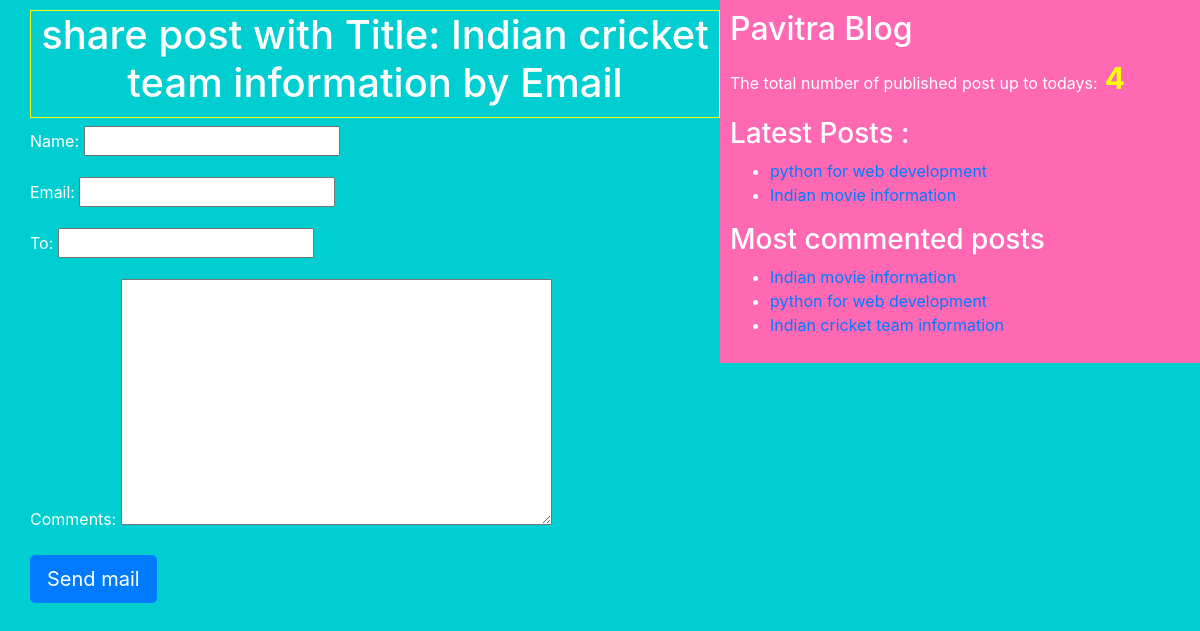
/1/share/, run on the app's committed database.
### blogapp/models.py (models this page shows, shortened)
class Post(models.Model):
	STATUS_CHOICES=(('draft','Draft'),('published','Published'))
	title = models.CharField(max_length=50)
	slug = models.SlugField(max_length=50,unique_for_date='publish')
	author=models.ForeignKey(User,related_name='blog_posts',on_delete=models.CASCADE)
	body = models.TextField()
	publish = models.DateTimeField(default=timezone.now)
	created = models.DateTimeField(auto_now_add=True)
	updated=models.DateTimeField(auto_now=True)
	status = models.CharField(max_length=50,choices=STATUS_CHOICES,default='draft')
	objects=CustomManager()
	tags=TaggableManager()
	class Meta:
		ordering=('-publish',)
	def get_absolute_url(self):
		return reverse('post_detail',args=[self.publish.year,self.publish.strftime('%m'),self.publish.strftime('%d'),self.slug])

### blogapp/views.py (the view)
# urls.py: re_path(r'^(?P<id>\d+)/share/$',views.mail_send_view),
def mail_send_view(request,id):
	post=get_object_or_404(Post,id=id,status='published')
	sent=False
	if request.method=='POST':
		form=EmailSendForm(request.POST)
		if form.is_valid():
			cd=form.cleaned_data
			subject='{}({})recomends you to read"{}"'.format(cd['name'],cd['email'],post.title)
			post_url=request.build_absolute_uri(post.get_absolute_url())
			message='read the post at :\n {}\n\n {}\'s Comments :\n{}'.format(post_url,cd['name'],cd['comments'])
			send_mail(subject,message,'pavitra@blog.com',[cd['to']])
			sent=True
	else:
		form=EmailSendForm()
	my_dict={'form':form,'post':post,'sent':sent}
	return render(request=request,template_name='blogapp/sharebymail.html',context=my_dict)

### blogapp/forms.py
class EmailSendForm(forms.Form):
	name = forms.CharField()
	email = forms.EmailField()
	to = forms.CharField()
	comments = forms.CharField(required=True,widget=forms.Textarea)

### blogapp/models.py (called while the page is built)
	def get_queryset(self):
		return super().get_queryset().filter(status='published')

### blogapp/templatetags/blog_tags.py (called while the page is built)
@register.simple_tag(name='my_tag')
def total_posts():
	return Post.objects.count()

@register.inclusion_tag('blogapp/latest_posts.html')
def show_latest_posts():
	latest_posts=Post.objects.order_by('-publish')[:2]
	return {'latest_posts':latest_posts}

@register.simple_tag()
def get_most_commented_posts(count=3):
	return Post.objects.annotate(total_comments=Count('comments')).order_by('-total_comments')[:count]

### templates/blogapp/sharebymail.html (shortened to what this page needs)
{% extends "blogapp/base.html" %}
{% block content_block %}
	{% if sent %}
		<h1>Email sent successfully</h1>
		<h2>Post with title : {{ post.title}} shared by email</h2>
	{% else %}
		<h1>
			share post with Title: {{post.title }} by Email
		</h1>
		<form method="POST">
			{{form.as_p}}
			<input type="submit" name="" class="btn btn-primary btn-lg" value="Send mail">
		</form>
	{% endif %}
{% endblock content_block %}

### templates/blogapp/base.html (shortened to what this page needs)
<!DOCTYPE html>
{% load blog_tags %}
{% load static %}
<html  lang="en" dir="ltr">
<head>
	<link rel="stylesheet" href="https://cdn.jsdelivr.net/npm/bootstrap@4.5.3/dist/css/bootstrap.min.css">
	<link rel="stylesheet" type="text/css" href="{% static "css/blog.css" %}">
</head>
<body>
	<div class="content">
		{% block content_block %}
		{% endblock content_block %}
	</div>
	<div class="sidebar">
		<h2>Pavitra Blog</h2>
		<p>The total number of published post up to todays:<span id="pcount"> {% my_tag %}</span></p>
		<h3>Latest Posts :</h3>{% show_latest_posts %}
		<h3>Most commented posts</h3>
		{% get_most_commented_posts as m_c_p%}
		<ul>
			{% for post in m_c_p %}
			<li><a href="{{ post.get_absolute_url }}">{{post.title}}</a></li>
			{% endfor %}
		</ul>
	</div>
</body>
</html>

### templates/blogapp/latest_posts.html
<ul>
	{% for post in latest_posts %}
		<li><a href="{{post.get_absolute_url}}">{{post.title}}</a></li>
	{% endfor %}
</ul>

### static/css/blog.css (style rules this page uses)
.content { width: 60%; float: left; padding: 10px 0 0 30px; background: rgb(0,206,209); height: 100%; }
.sidebar { width: 40%; float: right; padding: 10px; background: rgb(255,105,180); height: 100%; }
h1 { text-align: center; border: 1px solid yellow; padding-bottom: 10px; }
body { color: white; background-color: rgb(0,206,209); }
#pcount { font-size: 30px; color: yellow; font-weight: bold; }

### data on the page
Post: title "Indian cricket team information"
Post: title "python for web development"
Post: title "Indian movie information"
Post: title "Indian cricket team information"
